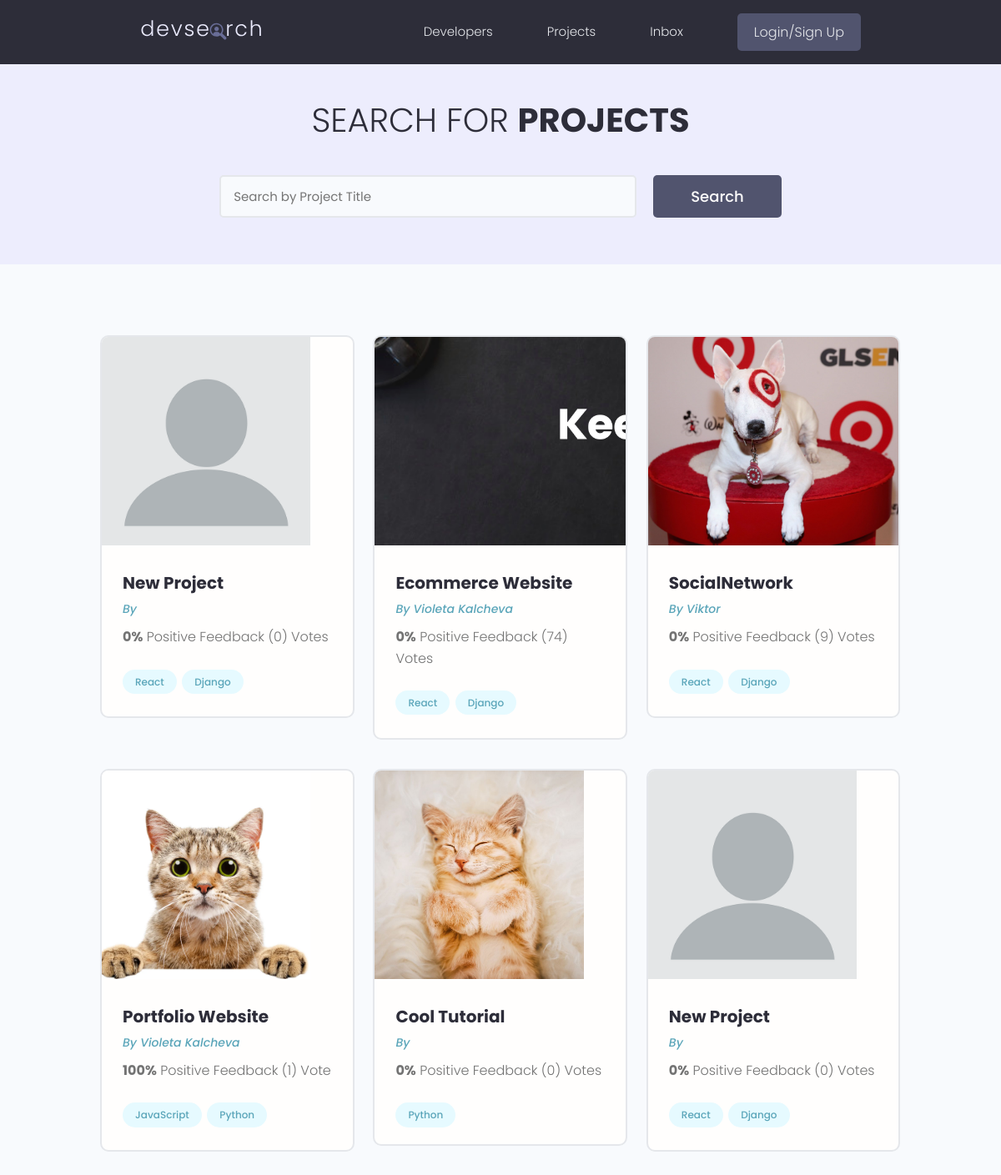
Page /projects/ on the earlier database version.
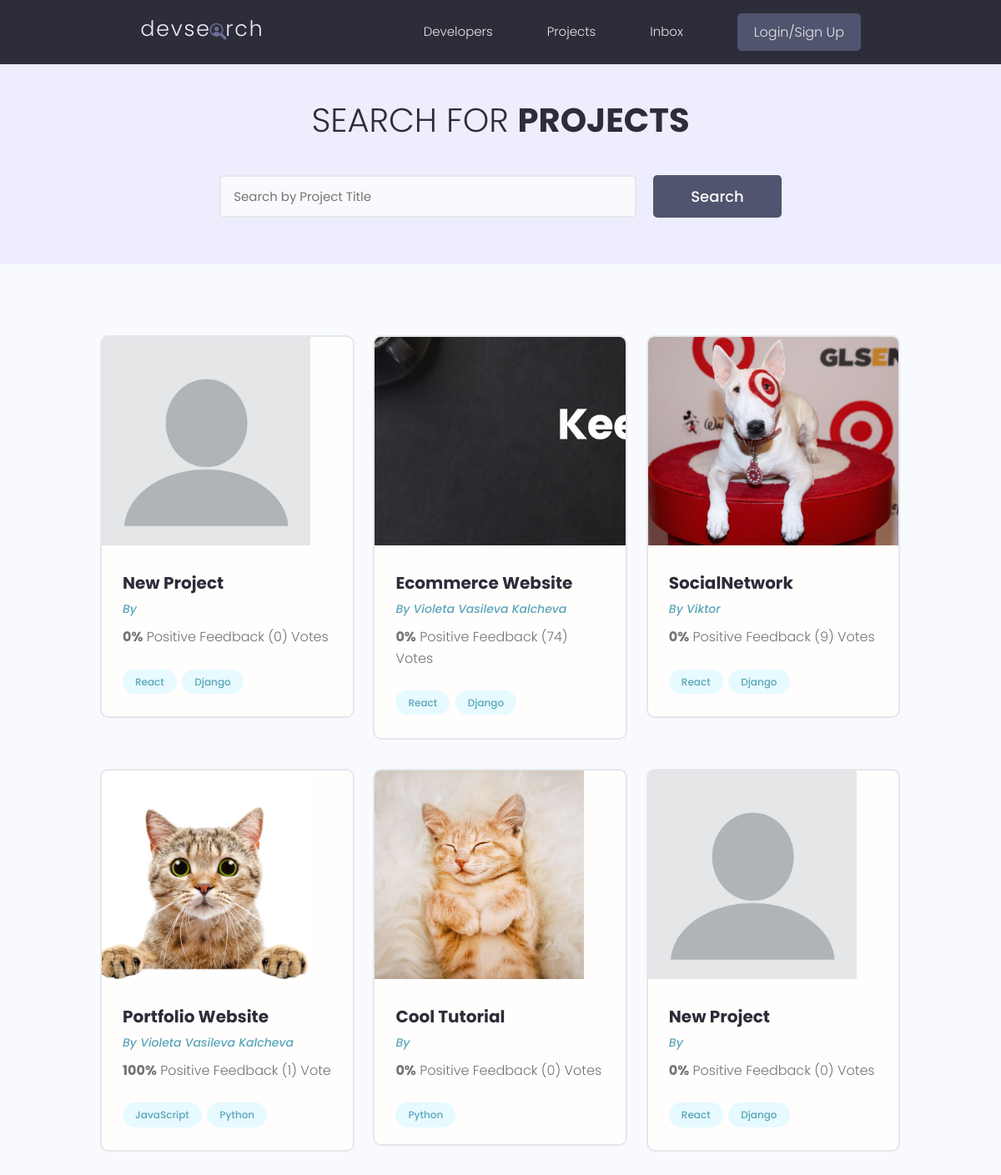
Same page on the later database version.
### projects/models.py (models this page shows, shortened)
class Project(models.Model):
    owner = models.ForeignKey(Profile, null=True, blank=True, on_delete=models.CASCADE)
    title = models.CharField(max_length=200)
    description = models.TextField(null=True, blank=True)
    featured_image = models.ImageField(null=True, blank=True, default='blank.png')
    demo_link = models.CharField(max_length=2000, null=True, blank=True)
    source_link = models.CharField(max_length=2000, null=True, blank=True)
    tags = models.ManyToManyField('Tag', blank=True)
    vote_total = models.IntegerField(default=0, null=True, blank=True)
    vote_ratio = models.IntegerField(default=0, null=True, blank=True)
    created = models.DateTimeField(auto_now_add=True)
    id = models.UUIDField(default=uuid.uuid4, unique=True, primary_key=True, editable=False)

### users/models.py (models this page shows, shortened)
class Profile(models.Model):
    user = models.OneToOneField(User, on_delete=models.CASCADE)
    name = models.CharField(max_length=200,null=True, blank=True)
    username = models.CharField(max_length=200,null=True, blank=True)
    location = models.CharField(max_length=200, null=True, blank=True)
    short_intro = models.CharField(max_length=200, blank=True, null=True)
    bio = models.TextField(blank=True, null=True)
    profile_image = models.ImageField(null=True, blank=True, upload_to='profiles/', default='profiles/default.jpg')
    email = models.EmailField(max_length=500, null=True, blank=True)
    social_github = models.CharField(max_length=200, blank=True, null=True)
    social_twitter = models.CharField(max_length=200, blank=True, null=True)
    social_linkedin = models.CharField(max_length=200, blank=True, null=True)
    social_youtube = models.CharField(max_length=200, blank=True, null=True)
    social_website = models.CharField(max_length=200, blank=True, null=True)
    created = models.DateTimeField(auto_now_add=True)
    id = models.UUIDField(default=uuid.uuid4, unique=True, primary_key=True, editable=False)

### projects/views.py (the view)
# urls.py: path("projects/", include("projects.urls")),
def projects(request):
    projects, search_query = search_projects(request)
    custom_range, projects = paginate_projects(request, projects, 6)
    context = {
        'projects': projects,
        'search_query': search_query,
        'custom_range': custom_range
    }
    return render(request, "projects/projects.html", context)

### projects/models.py (called while the page is built)
    def __str__(self):
        return self.name

### projects/utils.py (called while the page is built)
def paginate_projects(request, projects, result):
    page = request.GET.get('page')
    paginator = Paginator(projects, result)
    try:
        projects = paginator.page(page)
    except PageNotAnInteger:
        page = 1
        projects = paginator.page(page)
    except EmptyPage:
        page = paginator.num_pages
        projects = paginator.page(page)
    left_index = (int(page) - 4)
    if left_index < 1:
        left_index = 1
    right_index = (int(page) + 5)
    if right_index > paginator.num_pages:
        right_index = paginator.num_pages + 1
    custom_range = range(left_index, right_index)
    return custom_range, projects

def search_projects(request):
    search_query = ''
    if request.GET.get('search_query'):
        search_query = request.GET.get('search_query')
    tags = Tag.objects.filter(name__icontains=search_query)
    projects = Project.objects.distinct().filter(
        Q(title__icontains=search_query) |
        Q(description__icontains=search_query) |
        Q(owner__name__icontains=search_query) |
        Q(tags__in=tags)
    )
    return projects, search_query

### projects/templates/projects/projects.html (shortened to what this page needs)
{% extends 'main.html' %}
{% block content %}
    <main class="projects">
        <section class="hero-section text-center">
            <div class="container container--narrow">
                <div class="hero-section__box">
                    <h2>Search for <span>Projects</span></h2>
                </div>
                <div class="hero-section__search">
                    <form class="form" action="{% url 'projects' %}" method="get">
                        <div class="form__field">
                            <input class="input input--text" id="formInput#search" type="text" name="search_query"
                                   value="{{ search_query }}" placeholder="Search by Project Title"/>
                        </div>
                        <input class="btn btn--sub btn--lg" type="submit" value="Search"/>
                    </form>
                </div>
            </div>
        </section>
        <section class="projectsList">
            <div class="container">
                <div class="grid grid--three">
                    {% for project in projects %}
                        <div class="column">
                            <div class="card project">
                                <a href="{% url 'project' project.id %}" class="project">
                                    <img class="project__thumbnail" src="{{ project.featured_image.url }}"
                                         alt="project thumbnail"/>
                                    <div class="card__body">
                                        <h3 class="project__title">{{ project.title }}</h3>
                                        <p><a class="project__author" href="{% url 'user-profile' project.owner_id %}">By
                                            {{ project.owner.name }}</a></p>
                                        <p class="project--rating">
                                            <span style="font-weight: bold;">{{ project.vote_ratio }}%</span> Positive
                                            Feedback ({{ project.vote_total }})
                                            Vote{{ project.vote_total|pluralize:"s" }}
                                        </p>
                                        <div class="project__tags">
                                            {% for tag in project.tags.all %}
                                                <span class="tag tag--pill tag--main">
                                               <small>{{ tag }}</small>
                                           </span>
                                            {% endfor %}
                                        </div>
                                    </div>
                                </a>
                            </div>
                        </div>
                    {% endfor %}
                </div>
            </div>
        </section>
    </main>
{% endblock %}

Differences in the rows shown:
changed through a linked row, Project "Ecommerce Website": owner.name "Violeta Kalcheva" → "Violeta Vasileva Kalcheva"
changed through a linked row, Project "Portfolio Website": owner.name "Violeta Kalcheva" → "Violeta Vasileva Kalcheva"
